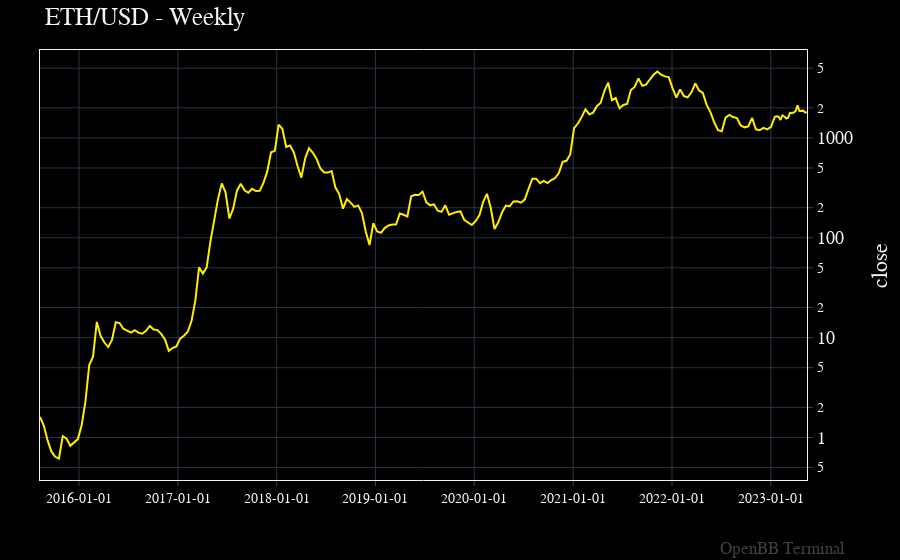

This figure's notebook cell:
### Code cell
data = openbb.crypto.dd.mt('eth', timeseries_id='price', start_date = '2010-01-01', interval = '1w')[0]
openbb.qa.line(data = data["close"], log_y = True, title = "ETH/USD - Weekly")

### Figure 1 — Plotly figure (JSON) as saved in the notebook; plotly's stock layout.template omitted (floating-point values rounded to 4 significant figures; data arrays with more than 128 entries replaced by an {"elided": "..."} marker saying what was removed)
{"data": [{"hovertemplate": "%{y}<extra></extra>", "mode": "lines", "name": "", "showlegend": false, "type": "scatter", "x": {"elided": "212 str values"}, "xhoverformat": "%Y-%m-%d", "y": {"elided": "212 float values"}}], "layout": {"annotations": [{"font": {"color": "gray", "size": 17}, "opacity": 0.5, "text": "OpenBB Terminal", "x": 1, "xanchor": "right", "xref": "paper", "xshift": 40, "y": 0, "yanchor": "bottom", "yref": "paper", "yshift": -80}], "bargap": 0, "bargroupgap": 0, "barmode": "overlay", "hoverdistance": 2, "legend": {"groupclick": "toggleitem", "orientation": "v", "tracegroupgap": 133.3}, "margin": {"b": 80, "l": 40, "r": 50, "t": 50}, "modebar": {"activecolor": "#d1030d", "bgcolor": "#2A2A2A", "color": "#FFFFFF", "orientation": "v"}, "newshape": {"line": {"color": "gold"}}, "spikedistance": 2, "title": {"text": "ETH/USD - Weekly"}, "xaxis": {"tickformatstops": [{"dtickrange": [null, 604800000], "value": "%Y-%m-%d"}, {"dtickrange": [604800000, "M1"], "value": "%Y-%m-%d"}, {"dtickrange": ["M1", null], "value": "%Y-%m-%d"}], "type": "date"}, "yaxis": {"title": {"text": "close"}, "type": "log"}}}
